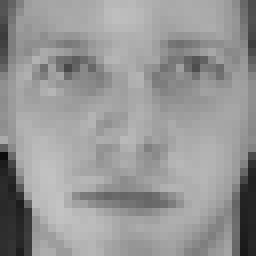
#> input picture ORL3232/1/1.bmp, 32 x 32 px, found by its file name (shown 8 times larger); its folder holds only this picture in this run
$ python 3d_LDA.py
#> lines starting #> are read from the running program, lines starting #| are printed output that depends on the picture
### readPictures.py
import os
from PIL import Image
import numpy as np

def readPictures(types_amount=40):
#> called with types_amount = 20
    pircure_root = os.getcwd()
    pircure_root = pircure_root + (r"\ORL3232")
    #讀取所有圖片，並記錄類別
    datas_train = []
    datas_test = []
    datas_train_type = []
    datas_test_type = []
    amounts = 0
    type_lists = os.listdir(pircure_root)
    #排序
    for i in range(len(type_lists)):
        bottom = len(type_lists)-1-i
        for j in range(bottom):
            if int(type_lists[j]) > int(type_lists[j+1]):
                type_lists[j], type_lists[j+1] = type_lists[j+1], type_lists[j]

    for data_type in type_lists:
        if data_type == "Non":
            continue
        file_path = os.path.join(pircure_root, data_type)
        bmp_files = os.listdir(file_path)
        for file_root in [file for file in bmp_files if file.endswith('.bmp')]:
            picture_path = os.path.join(file_path, file_root)
            order = int(file_root.replace(".bmp", ""))
            img = Image.open(picture_path)
#> img is the input picture: PIL image 32x32 L; min 11, max 195, mean 150.2
            img_array = np.array(img)
            #將圖片矩陣轉成向量
            cols = len(img_array) * len(img_array[0])
#> cols = 1024
            img_vector = img_array.reshape((1, cols))[0]
#> img_vector = 1024 values, max 195 at index 807, min 11 at index 608, mean 150.2
            if order%2 == 1:
                datas_train.append(img_vector)
                datas_train_type.append(int(data_type))
            else:
                datas_test.append(img_vector)
                datas_test_type.append(int(data_type))
        amounts += 1
        if amounts >= types_amount:
            break

    return np.array(datas_train, dtype="float64"), datas_train_type,  np.array(datas_test, dtype="float64"), datas_test_type


# [25 lines left out: functions equal_array, equal_Matrix, not called in this run]


def getDimension(Matrix):
    return "(" + str(len(Matrix)) + ", " + str(len(Matrix[0])) + ")"


# [3 lines that do not run on import are left out]

### PCA.py
import numpy as np
from readPictures import readPictures
from printMatrix import printMatrix
from test_readPictures import get_ORL_PCA_MaxMin_Data
from readPictures import equal_Matrix, getDimension

def getMean(Matrix):
    means = []
    for col in range(len(Matrix[0])):
        means.append(np.mean(Matrix[:, col]))
    return means

def MatrixShift(Matrix, means):
    for col in range(len(means)):
        Matrix[:, col] -= means[col]
    return Matrix

def getEigen(Matrix, MeanOfTrain):
    #計算矩陣的eigenvalues和eigenvectors
    Matrix_Normalize = []
    for col in range(len(MeanOfTrain)):
        #取平均
        means = MeanOfTrain[col]
        #正規化
        Matrix_Normalize.append(Matrix[:, col] - means)

    #計算共變異數
    CovM = Matrix_Normalize @ np.transpose(Matrix_Normalize)
    #計算特徵值，特徵向量
    eigenvalues, eigenvectors = np.linalg.eig(CovM)
    return eigenvalues, eigenvectors


# [15 lines left out: function MaxMinNormalization, not called in this run]


def PCA(data_train_Matrix, data_test_Matrix, features):
    #features為要保留的特徵(維度)之數量
    MeanOfTrain = getMean(data_train_Matrix)
    eigenvalues, eigenvectors = getEigen(data_train_Matrix, MeanOfTrain)

    #資料平移
    train_shift = MatrixShift(data_train_Matrix, MeanOfTrain)
    test_shift = MatrixShift(data_test_Matrix, MeanOfTrain)

    #取得eigenvaluse由大到小排序的索引
    sorted_indices = np.argsort(eigenvalues)[::-1]
    selected_eigenvectors = eigenvectors[:, sorted_indices[:features]]
    PCA_train_data = train_shift @ selected_eigenvectors
    PCA_test_data = test_shift @ selected_eigenvectors

    return PCA_train_data, PCA_test_data


# [10 lines that do not run on import are left out]


### 3d_LDA.py
import numpy as np
import matplotlib.pyplot as plt
from readPictures import readPictures
from printMatrix import printMatrix
from test_readPictures import get_ORL_PCA_MaxMin_Data
from readPictures import equal_Matrix, getDimension, equal_array
from PCA import PCA, getMean, MatrixShift

# [99 lines left out: functions getCovM, getEigen, LDA, getDistance, classify, plot_lda_3d, not called in this run]

if __name__ == "__main__":
    #讀取資料
    train_data, train_type, test_data, test_type = readPictures(20)
#> train_type = [1, 10]; test_data = empty array; test_type = []

    #完成PCA
    PCA_train_data, PCA_test_data = PCA(train_data, test_data, 65)
#> after the loop in getMean, `for col in range(len(Matrix[0])):`: means = 1024 values, max 189.5 at index 559, min 20.5 at index 672, mean 139.2
#> in PCA, `MeanOfTrain = getMean(data_train_Matrix)`: MeanOfTrain has the same summary as means in getMean
#> the loop in getEigen, `for col in range(len(MeanOfTrain)):` made 1024 passes
#> means on passes 1 to 3: 85.5, 112, 142.5
#> after the loop in getEigen, `for col in range(len(MeanOfTrain)):`: Matrix_Normalize = 1024 pairs, first value -42.5 to 76.5, second value -76.5 to 42.5
#> in getEigen, `CovM = Matrix_Normalize @ np.transpose(Matrix_Normalize)`:
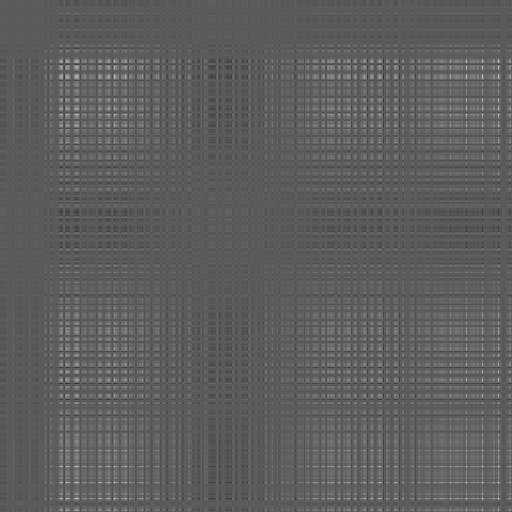
#> CovM: shape (1024, 1024) float64 (shown at 1/2 size); min -6502.5, max 11704.5, mean 241.7; drawn with min black and max white
#> the loop in MatrixShift, `for col in range(len(means)):` made 1 pass
#> after the loop in MatrixShift, `for col in range(len(means)):`: Matrix = empty array
#> (the run stopped early here; a loop or call above may not have finished)
